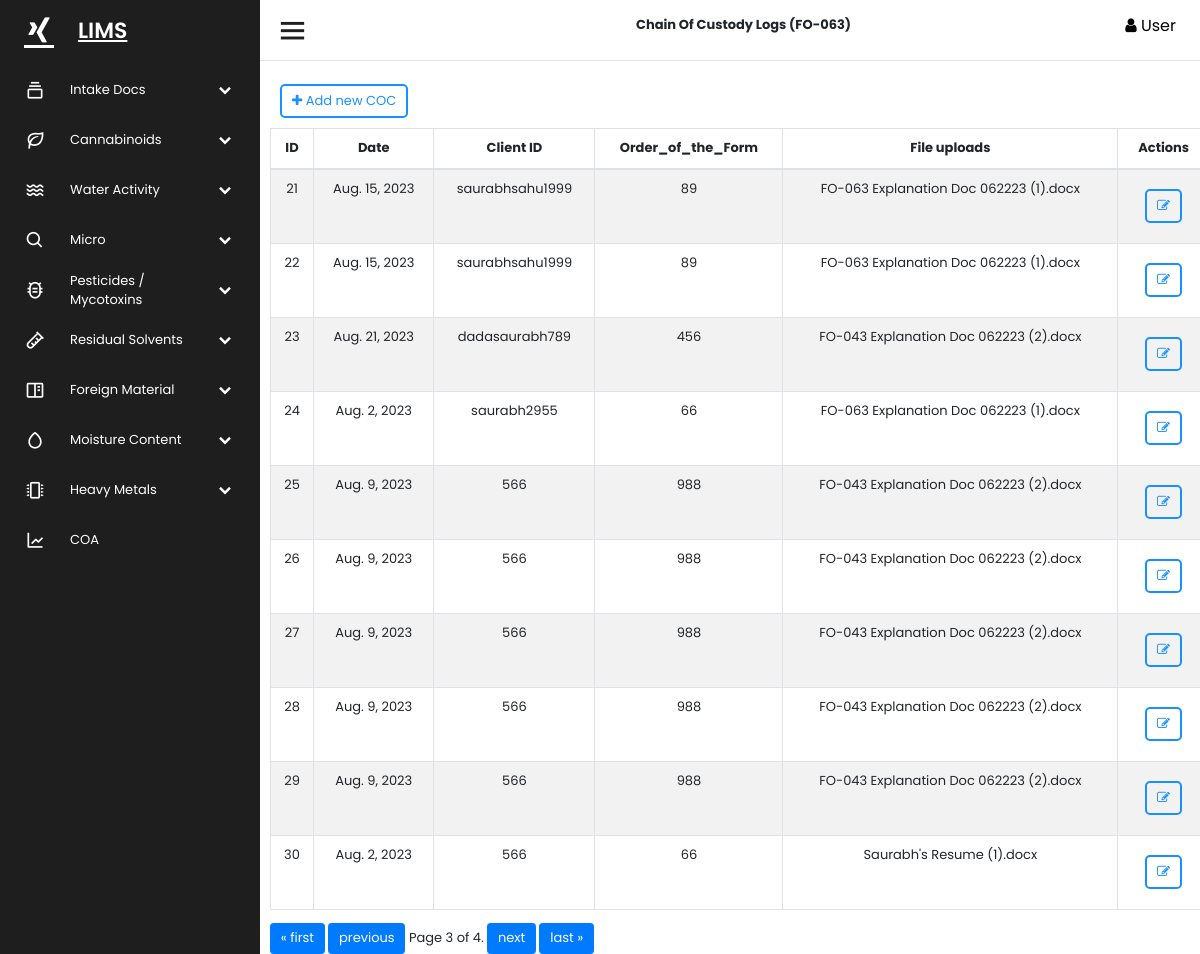
The page /chain_of_custody/?page=3 on the database its author committed.
### mainApp/models.py (models this page shows, shortened)
class ChainOfCustody(models.Model):
    id=models.AutoField(primary_key=True)
    COC_UUID =models.UUIDField(max_length=100, unique=True, default=uuid.uuid4, editable = False)
    Client_ID = models.CharField(max_length=60, verbose_name='Client ID')
    Date = models.DateField(default=date.today, verbose_name= 'Date')
    Order_of_the_Form = models.PositiveIntegerField(verbose_name='Order of the Form cronology')
    COC_File_Upload = models.FileField(upload_to ="COC Files/%d/%m/%Y/",verbose_name= 'COC File Upload')
    COC_ID = models.CharField(max_length=1000, verbose_name='COC Form ID')
    created_at = models.DateTimeField(auto_now_add=True)
    updated_at = models.DateTimeField(auto_now=True)
    class Meta:
        verbose_name_plural = 'Chain of Custody (FO-063)'

### mainApp/views.py (the view)
# urls.py: path('chain_of_custody/', chain_of_custody),
def chain_of_custody(Request):
    data = ChainOfCustody.objects.all()
    data = ChainOfCustody.objects.all().order_by("id")
    paginator = Paginator(data, 10)
    page_number = Request.GET.get("page")
    page_obj = paginator.get_page(page_number)
    return render(Request,"Chain of Custody.html",{'data':page_obj})

### templates/Chain of Custody.html (shortened to what this page needs)
    {% extends 'base.html' %}
    {% load static %}
    {% block Content %}
    Chain Of Custody Logs (FO-063)
    {% endblock %}
    {% block body %}
         <hr style="margin-top: 60px;">
         <div class="" style="margin:10px;width: 100%;">
            <div>
               <a href="\chain_of_custody_form">
               <button class="white-button"><i class="fa fa-plus"></i> Add new COC
               </button>
               </a>
            </div>
            <table id="example" class="table table-striped table-bordered" style="width:100%">
               <thead>
                  <tr >
                     <th>ID</th>
                     <th>Date</th>
                     <th>Client ID</th>
                     <th>Order_of_the_Form</th>
                     <th>File uploads</th>
                     <th>Actions</th>
                  </tr>
               </thead>
               <tbody>
                  {% for item in data %}
                  <tr>
                     <td>{{item.id}}</td>
                     <td>{{item.Date}}</td>
                     <td>{{item.Client_ID}}</td>
                     <td>{{item.Order_of_the_Form}}</td>
                     <td>{{item.COC_File_Upload}}</td>
                     <td><a href="/edit/{{item.id}}"><button class="white-button"><i class="fa fa-edit"></i></button></a></td>
                  </tr>
                  {% endfor %}
               </tbody>
            </table>
         <div class="pagination my-pagination">
            <span class="step-links">
                {% if data.has_previous %}
                    <a href="?page=1" class="btn btn-primary">&laquo; first</a>
                    <a href="?page={{ data.previous_page_number }}"  class="btn btn-primary">previous</a>
                {% endif %}
                <span class="current">
                    Page {{ data.number }} of {{ data.paginator.num_pages }}.
                </span>
                {% if data.has_next %}
                    <a href="?page={{ data.next_page_number }}" class="btn btn-primary">next</a>
                    <a href="?page={{ data.paginator.num_pages }}" class="btn btn-primary">last &raquo;</a>
                {% endif %}
            </span>
        </div>
  </div>
      </section>
      {% endblock %}

### static/assets/css/style.css (style rules this page uses)
* { font-family: 'Poppins', sans-serif; margin: 0; padding: 0; box-sizing: border-box; list-style: none; text-decoration: none; font-size: small; }
:root { --color_Blue: #3f93f1; --color_Dark1: #1e1e1e; --color_Dark2: #252527; --color_Light1: #dfdfdf; --color_Light2: #c4c4c4; }
body { font-family: 'Poppins', sans-serif;; }
.table thead th { vertical-align: top; border-bottom: 2px solid #dee2e6; text-align: center; }
.table-bordered th, .table-bordered td { border: 1px solid #dee2e6; text-align: center; }
.white-button { color: #1890ff; background-color: transparent; text-shadow: none; padding: 5px 10px; border-radius: 5px; border-width: 2px; border-color: #1890ff; border-style: solid; margin: 10px; }

### rows shown on the page
ChainOfCustody: id "21", Date "Aug. 15, 2023", Client_ID "saurabhsahu1999", Order_of_the_Form "89", COC_File_Upload "FO-063 Explanation Doc 062223 (1).docx"
ChainOfCustody: id "22", Date "Aug. 15, 2023", Client_ID "saurabhsahu1999", Order_of_the_Form "89", COC_File_Upload "FO-063 Explanation Doc 062223 (1).docx"
ChainOfCustody: id "23", Date "Aug. 21, 2023", Client_ID "dadasaurabh789", Order_of_the_Form "456", COC_File_Upload "FO-043 Explanation Doc 062223 (2).docx"
ChainOfCustody: id "24", Date "Aug. 2, 2023", Client_ID "saurabh2955", Order_of_the_Form "66", COC_File_Upload "FO-063 Explanation Doc 062223 (1).docx"
ChainOfCustody: id "25", Date "Aug. 9, 2023", Client_ID "566", Order_of_the_Form "988", COC_File_Upload "FO-043 Explanation Doc 062223 (2).docx"
ChainOfCustody: id "26", Date "Aug. 9, 2023", Client_ID "566", Order_of_the_Form "988", COC_File_Upload "FO-043 Explanation Doc 062223 (2).docx"
ChainOfCustody: id "27", Date "Aug. 9, 2023", Client_ID "566", Order_of_the_Form "988", COC_File_Upload "FO-043 Explanation Doc 062223 (2).docx"
ChainOfCustody: id "28", Date "Aug. 9, 2023", Client_ID "566", Order_of_the_Form "988", COC_File_Upload "FO-043 Explanation Doc 062223 (2).docx"
ChainOfCustody: id "29", Date "Aug. 9, 2023", Client_ID "566", Order_of_the_Form "988", COC_File_Upload "FO-043 Explanation Doc 062223 (2).docx"
ChainOfCustody: id "30", Date "Aug. 2, 2023", Client_ID "566", Order_of_the_Form "66", COC_File_Upload "Saurabh's Resume (1).docx"

### other values the page prints
{{ data.number }} "3"
{{ data.paginator.num_pages }} "4"
